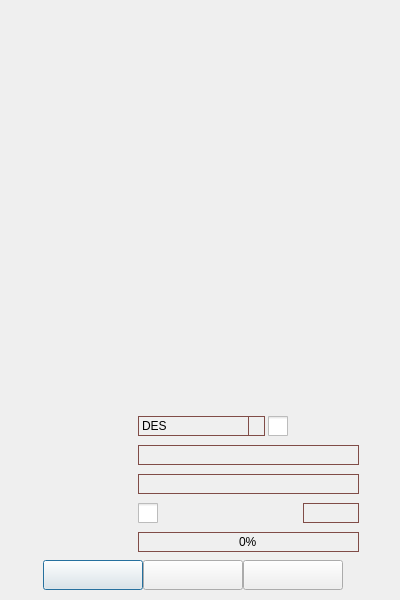
<?xml version="1.0" encoding="UTF-8"?>
<ui version="4.0">
 <class>LockNormalSingleKeyClass</class>
 <widget class="QDialog" name="LockNormalSingleKeyClass">
  <property name="geometry">
   <rect>
    <x>0</x>
    <y>0</y>
    <width>400</width>
    <height>600</height>
   </rect>
  </property>
  <property name="contextMenuPolicy">
   <enum>Qt::NoContextMenu</enum>
  </property>
  <property name="windowTitle">
   <string>对称加密</string>
  </property>
  <property name="windowIcon">
   <iconset resource="Lock.qrc">
    <normaloff>:/icon/mainicon/picture_lock/icon/icon_main_mainwindow.png</normaloff>:/icon/mainicon/picture_lock/icon/icon_main_mainwindow.png</iconset>
  </property>
  <property name="windowOpacity">
   <double>5.000000000000000</double>
  </property>
  <widget class="QLabel" name="label_chara_1">
   <property name="geometry">
    <rect>
     <x>0</x>
     <y>0</y>
     <width>400</width>
     <height>400</height>
    </rect>
   </property>
   <property name="text">
    <string/>
   </property>
  </widget>
  <widget class="QLabel" name="label_chara_2">
   <property name="geometry">
    <rect>
     <x>0</x>
     <y>0</y>
     <width>400</width>
     <height>400</height>
    </rect>
   </property>
   <property name="text">
    <string/>
   </property>
  </widget>
  <widget class="QLabel" name="label_margin">
   <property name="geometry">
    <rect>
     <x>0</x>
     <y>0</y>
     <width>400</width>
     <height>600</height>
    </rect>
   </property>
   <property name="text">
    <string/>
   </property>
   <property name="pixmap">
    <pixmap>picture_lock/lock_margin/margin.png</pixmap>
   </property>
  </widget>
  <widget class="QPushButton" name="pushButton_1">
   <property name="geometry">
    <rect>
     <x>43</x>
     <y>560</y>
     <width>100</width>
     <height>30</height>
    </rect>
   </property>
   <property name="styleSheet">
    <string notr="true">border-image: url(:/icon/mainicon/picture_lock/icon/lock_button_normal_1.png);
border-image: url(:/icon/mainicon/picture_lock/icon/lock_button_pressed_1.png);</string>
   </property>
   <property name="text">
    <string/>
   </property>
  </widget>
  <widget class="QPushButton" name="pushButton_2">
   <property name="geometry">
    <rect>
     <x>143</x>
     <y>560</y>
     <width>100</width>
     <height>30</height>
    </rect>
   </property>
   <property name="styleSheet">
    <string notr="true">border-image: url(:/icon/mainicon/picture_lock/icon/lock_button_normal_2.png);
border-image: url(:/icon/mainicon/picture_lock/icon/lock_button_pressed_2.png);</string>
   </property>
   <property name="text">
    <string/>
   </property>
  </widget>
  <widget class="QPushButton" name="pushButton_3">
   <property name="geometry">
    <rect>
     <x>243</x>
     <y>560</y>
     <width>100</width>
     <height>30</height>
    </rect>
   </property>
   <property name="styleSheet">
    <string notr="true">border-image: url(:/icon/mainicon/picture_lock/icon/lock_button_normal_3.png);
border-image: url(:/icon/mainicon/picture_lock/icon/lock_button_pressed_3.png);</string>
   </property>
   <property name="text">
    <string/>
   </property>
  </widget>
  <widget class="QLabel" name="label_background">
   <property name="geometry">
    <rect>
     <x>0</x>
     <y>0</y>
     <width>400</width>
     <height>600</height>
    </rect>
   </property>
   <property name="frameShape">
    <enum>QFrame::NoFrame</enum>
   </property>
   <property name="text">
    <string/>
   </property>
   <property name="pixmap">
    <pixmap>picture_lock/lock_normal_single_background/background_1.png</pixmap>
   </property>
  </widget>
  <widget class="QLineEdit" name="lineEdit_2">
   <property name="geometry">
    <rect>
     <x>138</x>
     <y>474</y>
     <width>221</width>
     <height>20</height>
    </rect>
   </property>
   <property name="contextMenuPolicy">
    <enum>Qt::NoContextMenu</enum>
   </property>
   <property name="styleSheet">
    <string notr="true">QLineEdit
{
    background: rgb(255,255,255,0);
    border:1px solid rgb(128,76,71);
}</string>
   </property>
   <property name="inputMethodHints">
    <set>Qt::ImhNone</set>
   </property>
   <property name="maxLength">
    <number>32767</number>
   </property>
  </widget>
  <widget class="QProgressBar" name="progressBar">
   <property name="geometry">
    <rect>
     <x>138</x>
     <y>532</y>
     <width>221</width>
     <height>20</height>
    </rect>
   </property>
   <property name="contextMenuPolicy">
    <enum>Qt::NoContextMenu</enum>
   </property>
   <property name="styleSheet">
    <string notr="true">QProgressBar
{
   border: 1px solid #804C47;
   background-color: #00FFFFFF;
   text-align: center;
}
 
QProgressBar::chunk
{
   background-color: #804C47;
}</string>
   </property>
   <property name="minimum">
    <number>0</number>
   </property>
   <property name="maximum">
    <number>100</number>
   </property>
   <property name="value">
    <number>0</number>
   </property>
  </widget>
  <widget class="QLineEdit" name="lineEdit_1">
   <property name="geometry">
    <rect>
     <x>138</x>
     <y>445</y>
     <width>221</width>
     <height>20</height>
    </rect>
   </property>
   <property name="contextMenuPolicy">
    <enum>Qt::NoContextMenu</enum>
   </property>
   <property name="styleSheet">
    <string notr="true">QLineEdit
{
    background: rgb(255,255,255,0);
    border:1px solid rgb(128,76,71);
}</string>
   </property>
   <property name="inputMethodHints">
    <set>Qt::ImhNone</set>
   </property>
   <property name="maxLength">
    <number>32767</number>
   </property>
   <property name="readOnly">
    <bool>true</bool>
   </property>
  </widget>
  <widget class="QLineEdit" name="lineEdit">
   <property name="geometry">
    <rect>
     <x>303</x>
     <y>503</y>
     <width>56</width>
     <height>20</height>
    </rect>
   </property>
   <property name="contextMenuPolicy">
    <enum>Qt::NoContextMenu</enum>
   </property>
   <property name="styleSheet">
    <string notr="true">QLineEdit
{
    background: rgb(255,255,255,0);
    border:1px solid rgb(128,76,71);
}</string>
   </property>
   <property name="inputMethodHints">
    <set>Qt::ImhNone</set>
   </property>
   <property name="maxLength">
    <number>8</number>
   </property>
  </widget>
  <widget class="QCheckBox" name="checkBox">
   <property name="geometry">
    <rect>
     <x>138</x>
     <y>503</y>
     <width>20</width>
     <height>20</height>
    </rect>
   </property>
   <property name="styleSheet">
    <string notr="true">QCheckBox{spacing: 5px;color: white;}
QCheckBox::indicator {width: 20px;height: 20px;}
QCheckBox::indicator:enabled:unchecked {image: url(:/picture_lock/checkbox/picture_lock/checkbox_style/checkbox_off.png);}
QCheckBox::indicator:enabled:unchecked:hover  {image: url(:/picture_lock/checkbox/picture_lock/checkbox_style/checkbox_off.png);}
QCheckBox::indicator:enabled:unchecked:pressed {image: url(:/picture_lock/checkbox/picture_lock/checkbox_style/checkbox_off.png);}
QCheckBox::indicator:enabled:checked {image: url(:/picture_lock/checkbox/picture_lock/checkbox_style/checkbox_on.png);}
QCheckBox::indicator:enabled:checked:hover {image: url(:/picture_lock/checkbox/picture_lock/checkbox_style/checkbox_on.png);}
QCheckBox::indicator:enabled:checked:pressed {image: url(:/picture_lock/checkbox/picture_lock/checkbox_style/checkbox_on.png);}</string>
   </property>
   <property name="text">
    <string/>
   </property>
  </widget>
  <widget class="QComboBox" name="comboBox_1">
   <property name="geometry">
    <rect>
     <x>138</x>
     <y>416</y>
     <width>127</width>
     <height>20</height>
    </rect>
   </property>
   <property name="contextMenuPolicy">
    <enum>Qt::NoContextMenu</enum>
   </property>
   <property name="autoFillBackground">
    <bool>false</bool>
   </property>
   <property name="styleSheet">
    <string notr="true">QComboBox
{
    border: 1px solid #804C47;
    border-radius: 0px;
    padding: 1px 3px 1px 3px;
    min-width: 6px;
}
QComboBox:editable
{
    background: #00FDEAD3;
}
QComboBox:!editable
{
    background: #00FDEAD3;
}
QComboBox:!editable:on, QComboBox::drop-down:editable:on
{
    background: #00FDEAD3;  
}
QComboBox::drop-down:editable
{
    background: #00E49C97;
}
QComboBox::drop-down:editable
{
    background: #00E49C97;
}
QComboBox::drop-down:editable
{
    background: #00E49C97;
}
QComboBox::drop-down:!editable
{
    background: #00E49C97;
}
QComboBox::drop-down:!editable
{
    background: #00E49C97;
}
QComboBox::drop-down
{
    subcontrol-origin: padding;
    subcontrol-position: top right;
    width: 15px;
    border-left-width: 1px;
    border-left-color: #804C47;
    border-left-style: solid;
    border-top-right-radius: 0px;
    border-bottom-right-radius: 0px;
}
QComboBox::down-arrow
{
    image: url(:/picture_lock/combobox/picture_lock/combobox_style/arrow.png);
}
QComboBox::down-arrow:on
{ 
     image: url(:/picture_lock/combobox/picture_lock/combobox_style/arrow.png);
}
QComboBox QAbstractItemView  
{  
    border: 1px solid #804C47;
    background: #F8F5E2;
    selection-background-color: #E49C97;
    color: #461C0A;  
    selection-color: #FFFFFF;
}
QComboBox QScrollBar::vertical
{
    margin: 9px 0px 9px 0px;
    border-image: url(:/picture_lock/scrollbar/picture_lock/scrollbar_style/line_vertical.png);
    border: 0px; 
    width: 9px;
}
QComboBox QScrollBar::handle:vertical {
    border-image: url(:/picture_lock/scrollbar/picture_lock/scrollbar_style/button_vertical.png);
    min-height:10px;
}
QComboBox QScrollBar::handle:vertical:pressed 
{
    border-image: url(:/picture_lock/scrollbar/picture_lock/scrollbar_style/button_vertical.png); }
QComboBox QScrollBar::add-page:vertical 
{
    border-image: url(:/picture_lock/scrollbar/picture_lock/scrollbar_style/line_vertical.png);
}
QComboBox QScrollBar::sub-page:vertical 
{
    border-image: url(:/picture_lock/scrollbar/picture_lock/scrollbar_style/line_vertical.png);
}
QComboBox QScrollBar::sub-line:vertical 
{
    subcontrol-origin: margin;
    border: 0px solid black;
    height:9px
}
QComboBox QScrollBar::add-line:vertical 
{
    subcontrol-origin: margin;
    border: 0px solid black;
    height:9px
}
QComboBox QScrollBar::down-arrow:vertical
{
    image: url(:/picture_lock/scrollbar/picture_lock/scrollbar_style/down.png);
}
QComboBox QScrollBar::up-arrow:vertical
{
    image: url(:/picture_lock/scrollbar/picture_lock/scrollbar_style/up.png);
}
QComboBox QScrollBar::horizontal
{
    margin: 0px 9px 0px 9px;
    border-image: url(:/picture_lock/scrollbar/picture_lock/scrollbar_style/line_horizental.png);
    border: 0px;
    height: 9px;
}
QComboBox QScrollBar::handle:horizontal 
{
    border-image: url(:/picture_lock/scrollbar/picture_lock/scrollbar_style/button_horizental.png);
    min-width:10px;
}
QTableWidget QScrollBar::handle:horizontal:pressed
{
    border-image: url(:/picture_lock/scrollbar/picture_lock/scrollbar_style/button_horizental.png);
}
QTableWidget QScrollBar::add-page:horizontal 
{
    border-image: url(:/picture_lock/scrollbar/picture_lock/scrollbar_style/button_horizental.png);
}
QTableWidget QScrollBar::sub-page:horizontal 
{
    border-image: url(:/picture_lock/scrollbar/picture_lock/scrollbar_style/button_horizental.png);
}
QComboBox QScrollBar::add-line:horizontal 
{
    subcontrol-origin: margin;
    border: 0px solid black;
    width:9px
}
QComboBox QScrollBar::sub-line:horizontal 
{
    subcontrol-origin: margin;
    border: 0px solid black;
    width:9px
}
QComboBox QScrollBar::left-arrow:horizontal
{
    image: url(:/picture_lock/scrollbar/picture_lock/scrollbar_style/left.png);
}
QTableWidget QScrollBar::right-arrow:horizontal
{
    image: url(:/picture_lock/scrollbar/picture_lock/scrollbar_style/right.png);
}</string>
   </property>
   <property name="editable">
    <bool>false</bool>
   </property>
   <property name="maxVisibleItems">
    <number>7</number>
   </property>
   <property name="maxCount">
    <number>2147483646</number>
   </property>
   <property name="insertPolicy">
    <enum>QComboBox::InsertAtBottom</enum>
   </property>
   <item>
    <property name="text">
     <string>DES</string>
    </property>
   </item>
   <item>
    <property name="text">
     <string>2-Key 3DES</string>
    </property>
   </item>
   <item>
    <property name="text">
     <string>3-Key 3DES</string>
    </property>
   </item>
   <item>
    <property name="text">
     <string>AES-128</string>
    </property>
   </item>
   <item>
    <property name="text">
     <string>AES-192</string>
    </property>
   </item>
   <item>
    <property name="text">
     <string>AES-256</string>
    </property>
   </item>
  </widget>
  <widget class="QCheckBox" name="checkBox_2">
   <property name="geometry">
    <rect>
     <x>268</x>
     <y>416</y>
     <width>20</width>
     <height>20</height>
    </rect>
   </property>
   <property name="styleSheet">
    <string notr="true">QCheckBox{spacing: 5px;color: white;}
QCheckBox::indicator {width: 20px;height: 20px;}
QCheckBox::indicator:enabled:unchecked {image: url(:/picture_lock/checkbox/picture_lock/checkbox_style/checkbox_off.png);}
QCheckBox::indicator:enabled:unchecked:hover  {image: url(:/picture_lock/checkbox/picture_lock/checkbox_style/checkbox_off.png);}
QCheckBox::indicator:enabled:unchecked:pressed {image: url(:/picture_lock/checkbox/picture_lock/checkbox_style/checkbox_off.png);}
QCheckBox::indicator:enabled:checked {image: url(:/picture_lock/checkbox/picture_lock/checkbox_style/checkbox_on.png);}
QCheckBox::indicator:enabled:checked:hover {image: url(:/picture_lock/checkbox/picture_lock/checkbox_style/checkbox_on.png);}
QCheckBox::indicator:enabled:checked:pressed {image: url(:/picture_lock/checkbox/picture_lock/checkbox_style/checkbox_on.png);}</string>
   </property>
   <property name="text">
    <string/>
   </property>
  </widget>
  <zorder>label_background</zorder>
  <zorder>label_chara_2</zorder>
  <zorder>label_chara_1</zorder>
  <zorder>label_margin</zorder>
  <zorder>lineEdit_2</zorder>
  <zorder>progressBar</zorder>
  <zorder>pushButton_1</zorder>
  <zorder>pushButton_2</zorder>
  <zorder>pushButton_3</zorder>
  <zorder>lineEdit_1</zorder>
  <zorder>lineEdit</zorder>
  <zorder>checkBox</zorder>
  <zorder>comboBox_1</zorder>
  <zorder>checkBox_2</zorder>
 </widget>
 <resources>
  <include location="Lock.qrc"/>
 </resources>
 <connections/>
</ui>
